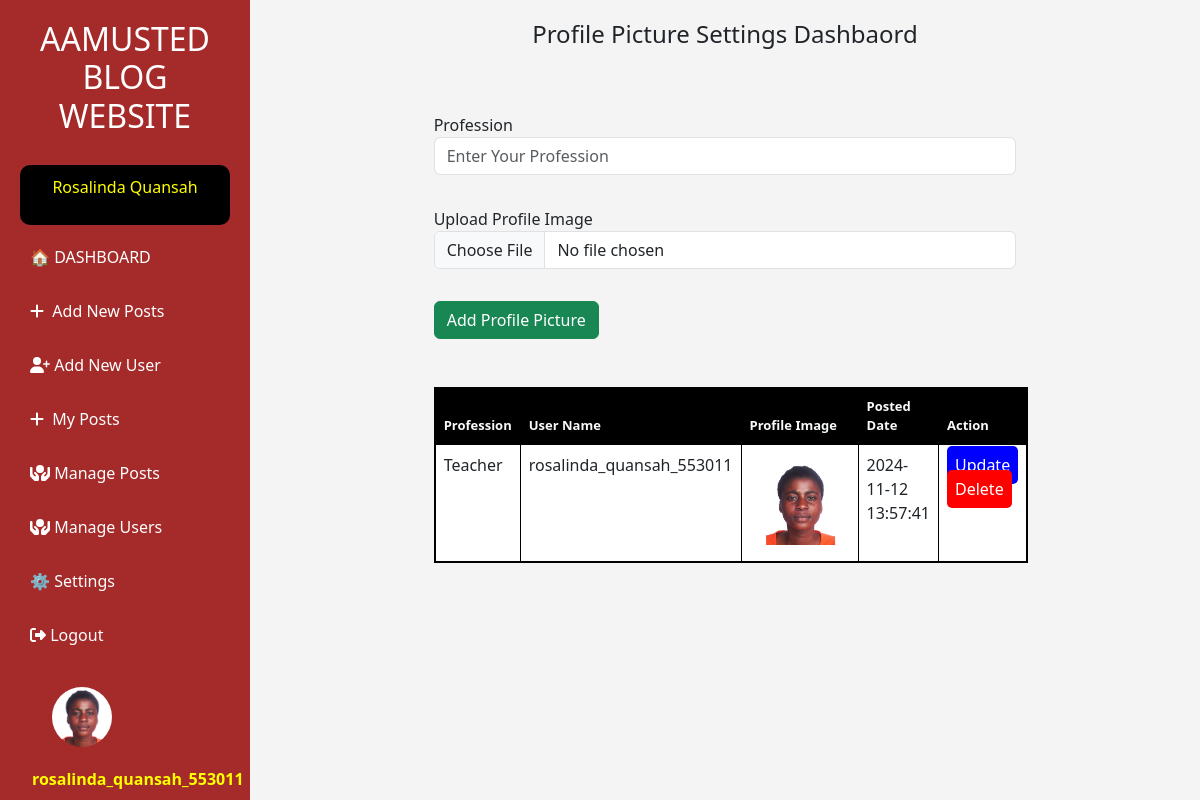
Page /admin/admin_set_profile.php (signed in) on the committed database.
### tables this page shows
CREATE TABLE `blog_users` (
  `user_id` int(11) NOT NULL,
  `fname` varchar(100) NOT NULL,
  `lname` varchar(100) NOT NULL,
  `email` varchar(100) NOT NULL,
  `password` varchar(255) NOT NULL,
  `user_name` varchar(255) NOT NULL,
  `gender` varchar(20) NOT NULL,
  `role` varchar(100) NOT NULL,
  `date` datetime NOT NULL,
  `status` varchar(100) NOT NULL
);

CREATE TABLE `profile_photo` (
  `profile_id` int(11) NOT NULL,
  `user_id` int(11) NOT NULL,
  `user_name` varchar(255) NOT NULL,
  `profession` varchar(255) NOT NULL,
  `image` varchar(255) NOT NULL,
  `date` datetime NOT NULL
);

### admin/admin_set_profile.php (the view, shortened to what this page needs)
<?php
 $conn = mysqli_connect("localhost","root","","blog");
?>
<!DOCTYPE html>
<html lang="en">
<head>
     <link href="https://cdn.jsdelivr.net/npm/bootstrap@5.0.2/dist/css/bootstrap.min.css" rel="stylesheet" >
     <link rel="stylesheet" href="//maxcdn.bootstrapcdn.com/font-awesome/4.3.0/css/font-awesome.min.css">
    <link rel="stylesheet" href="https://cdnjs.cloudflare.com/ajax/libs/font-awesome/6.1.1/css/all.min.css" />
    <link rel="stylesheet" href="assets/css/bootstrap.min.css">
    <link rel="stylesheet" href="..\includes/header.css">
</head>
<body>
      <?php
      include"..\includes/admin_sidebar.php";
      ?><br><br>
    <div class="main-content">
          <div class="container">
        <div class="row">
            <div class="col-md-2"></div>
            <div class="col-md-8 " >
                <div class="card-header">
                    <h4 class="text-center">Profile Picture Settings Dashbaord</h4>
                </div>
                <div class="card-body">
                            <form action="" method="post" enctype="multipart/form-data">
                                <br>
                                <br>
                                <div class="form-group mb-2">
                                    <label for="">Profession</label>
                                    <input type="text" name="profession" class="form-control" placeholder="Enter Your Profession" Required>
                                </div><br>
                                <div class="form-group mb-2">
                                    <label for="">Upload Profile Image</label>
                                    <input type="file" class="form-control" name="image">
                                </div><br>
                                <button type="submit" name="profile-pic" class="btn btn-success">Add Profile Picture</button>
                            </form>
                        </div>
            </div>
            <div class="col-md-2"></div>
        </div>
          </div>
<div class="container">
        <div class="row">
            <div class="col-md-2"></div>
            <div class="col-md-8"><br><br>
            <table id="datatableid" class="table"  style="border:2px solid black; background-color:gray;" >
              <thead style="font-size:13px;" >
                <tr>
                  <th class="text-light" style="border: 1px solid black;background:black">Profession</th>
                  <th class="text-light" style="border: 1px solid black;background:black">User Name</th>
                  <th class="text-light" style="border: 1px solid black;background:black">Profile Image</th>
                  <th class="text-light" style="border: 1px solid black;background:black">Posted Date</th>
                  <th class="text-light" style="border: 1px solid black;background:black">Action</th>
                </tr>
              </thead>
              <tbody id="table-body" class=" table" style="color:navy; font-size: 16px; text-align: justify;">
                <?php
                     $sql = "SELECT * FROM `profile_photo` inner join blog_users where profile_photo.user_id = blog_users.user_id AND  blog_users.email = '".$_SESSION['email']."' ";
                    $query= mysqli_query($conn, $sql);
                    while($row = mysqli_fetch_assoc($query)){
                      ?>
                        <tr>
                          <td class="text-dark" style="border: 1px solid black;background:white"><?php echo $row['profession']?></td>
                          <td class="text-dark" style="border: 1px solid black;background:white"><?php echo $row['user_name']?></td>
                          <td class="text-dark" style="border: 1px solid black;background:white"><img src="..\img/<?php echo $row['image'];?>" alt="" style="width:100px"></td>
                          <td class="text-dark" style="border: 1px solid black;background:white"><?php echo $row['date']?></td>
                          <td style="border: 1px solid black;background:white;">
                            <a href="update_profile.php?update_id=<?php echo $row['profile_id']?>" id="post-update">Update</a>
                            <a onclick="return confirm('Do You Really Want to Delete This Record? ')"  href="delete_profile.php?delete_id=<?php echo $row['profile_id']?>" id="post-delete">Delete</a>
                          </td>
                        </tr>
                      <?php
                    }
                ?>
              </tbody>
            </table>
            </div>
            <div class="col-md-2"></div>
        </div>
    </div>
 </div>
</body>
</html>

### includes/admin_sidebar.php (shortened to what this page needs)
<?php
include"..\includes/connection.php";
?>
 <?php
                    $user = $_SESSION['email'];
                    $get_user = "select * from blog_users where email = '$user' ";
                    $run_user =  mysqli_query($conn,$get_user);
                   if( $row = mysqli_fetch_array($run_user)){
                    $user_id = $row['user_id'];
                    $user_name = $row['user_name'];
                    $first_name = $row['fname'];
                    $last_name = $row['lname'];
                    $user_password = $row['password'];
                    $user_email = $row['email'];
                    $user_gender = $row['gender'];
                    $register_date = $row['date'];
                    $user_posts = "select * from blog_posts";
                    $run_posts = mysqli_query($conn,$user_posts);
                    $posts = mysqli_num_rows($run_posts);
                ?>
<?php  }?>
<!DOCTYPE html>
<html lang="en">
<head>
  <link rel="stylesheet" href="https://cdnjs.cloudflare.com/ajax/libs/font-awesome/6.5.0/css/all.min.css">
     <link href="https://cdn.jsdelivr.net/npm/bootstrap@5.0.2/dist/css/bootstrap.min.css" rel="stylesheet" >
     <link rel="stylesheet" href="//maxcdn.bootstrapcdn.com/font-awesome/4.3.0/css/font-awesome.min.css">
    <link rel="stylesheet" href="https://cdnjs.cloudflare.com/ajax/libs/font-awesome/6.1.1/css/all.min.css" />
    <link rel="stylesheet" href="assets/css/bootstrap.min.css">
    <link rel="stylesheet" href="..\includes/header.css">
</head>
<body>
  <div class="sidebar" id="sidebar">
    <h2>AAMUSTED BLOG WEBSITE</h2>
   <div style="background-color: black;padding:10px;border-radius:10px">
    <p style="color:yellow; text-align:center">
      <?php echo $row['fname'] . " " .  $row['lname'];?>
    </p>
  </div>
    <a href="admin_blog_post.php">🏠 DASHBOARD</a>
    <a href="admin_add_posts.php"><i class="fa-solid fa-plus"></i> &nbsp;Add New Posts</a>
    <a href="add_new_user.php"><i class="fa-solid fa-user-plus"></i>&nbsp;Add New User</a>
    <a href="admin_posts_only.php"><i class="fa-solid fa-plus"></i> &nbsp;My Posts</a>
    <a href="admin_manage_posts.php"><i class="fa-solid fa-hands-holding-circle"></i> Manage Posts</a>
    <a href="admin_manage_users.php"><i class="fa-solid fa-hands-holding-circle"></i> Manage Users</a>
    <a href="admin_set_profile.php">⚙️ Settings</a>
   <a href="..\login.php" onclick="return confirm('Do You Really Want to Logout This Page? ')"><i class="fas fa-sign-out-alt"></i> Logout</a>
     <div class="container" id="" >
        <div class="row">
            <div  class="col-md-12" id="profile-pic">
            <?php
          $sql = "SELECT * FROM `profile_photo` inner join blog_users where profile_photo.user_id = blog_users.user_id AND  blog_users.email = '".$_SESSION['email']."' ";
          $query= mysqli_query($conn, $sql);
          while($row = mysqli_fetch_assoc($query)){
            ?>
            <img src="..\img/<?php echo $row['image']?>" style="width:60px;height:60px">
            <p style="color:yellow; font-weight:bold; font-family:'Segoe UI', Tahoma, Geneva, Verdana, sans-serif"><?php echo $row['user_name']?></p>
              <?php
            }
            ?>
            </div>
        </div>
      </div><br>
  </div>
</body>
</html>

### includes/admin_sidebar.php (style rules this page uses)
* { box-sizing: border-box; margin: 0; padding: 0; }
body { font-family: 'Segoe UI', sans-serif; display: flex; min-height: 100vh; background-color: #f4f4f4; }
.sidebar { background-image: linear-gradient(to right,#A52A2A, #A52A2A); color: white; width: 250px; height: 100vh; position: fixed; top: 0; left: 0; padding: 20px; transition: transform 0.3s ease; }
.sidebar h2 { margin-bottom: 30px; text-align: center; }
.sidebar a { display: block; padding: 10px; margin: 10px 0; text-decoration: none; color: white; border-radius: 5px; transition: background 0.2s; }
.main-content { margin-left: 250px; padding: 20px; width: 100%; }
#profile-pic img { margin: 20px; margin-bottom:20px; border-radius: 100%; width: 70px; }

### admin/admin_set_profile.php (style rules this page uses)
body { overflow: scroll; }
#post-update { text-decoration: none; background-color: blue; color: white; border-radius: 5px; }
#post-delete { text-decoration: none; background-color: red; color: white; border-radius: 5px; }

### rows in the picture
blog_users: fname "Rosalinda", lname "Quansah"
profile_photo: image (picture), user.user_name "rosalinda_quansah_553011", profession "Teacher", user.date "2024-11-12 13:57:41"
